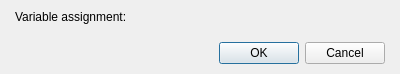
<?xml version="1.0" encoding="UTF-8"?>
<ui version="4.0">
 <class>DialogCommandInputNumber</class>
 <widget class="QDialog" name="DialogCommandInputNumber">
  <property name="geometry">
   <rect>
    <x>0</x>
    <y>0</y>
    <width>400</width>
    <height>74</height>
   </rect>
  </property>
  <property name="windowTitle">
   <string>Input number</string>
  </property>
  <layout class="QGridLayout" name="gridLayout">
   <property name="leftMargin">
    <number>15</number>
   </property>
   <property name="topMargin">
    <number>10</number>
   </property>
   <property name="rightMargin">
    <number>15</number>
   </property>
   <property name="bottomMargin">
    <number>10</number>
   </property>
   <item row="0" column="0">
    <layout class="QVBoxLayout" name="verticalLayout">
     <item>
      <layout class="QHBoxLayout" name="horizontalLayout">
       <item>
        <widget class="QLabel" name="label">
         <property name="text">
          <string>Variable assignment:</string>
         </property>
         <property name="buddy">
          <cstring>widgetVariable</cstring>
         </property>
        </widget>
       </item>
       <item>
        <widget class="WidgetVariableSwitch" name="widgetVariable" native="true"/>
       </item>
      </layout>
     </item>
     <item>
      <spacer name="verticalSpacer">
       <property name="orientation">
        <enum>Qt::Vertical</enum>
       </property>
       <property name="sizeHint" stdset="0">
        <size>
         <width>20</width>
         <height>40</height>
        </size>
       </property>
      </spacer>
     </item>
     <item>
      <widget class="QDialogButtonBox" name="buttonBox">
       <property name="orientation">
        <enum>Qt::Horizontal</enum>
       </property>
       <property name="standardButtons">
        <set>QDialogButtonBox::Cancel|QDialogButtonBox::Ok</set>
       </property>
      </widget>
     </item>
    </layout>
   </item>
  </layout>
 </widget>
 <customwidgets>
  <customwidget>
   <class>WidgetVariableSwitch</class>
   <extends>QWidget</extends>
   <header>widgetvariableswitch.h</header>
   <container>1</container>
  </customwidget>
 </customwidgets>
 <resources/>
 <connections>
  <connection>
   <sender>buttonBox</sender>
   <signal>accepted()</signal>
   <receiver>DialogCommandInputNumber</receiver>
   <slot>accept()</slot>
   <hints>
    <hint type="sourcelabel">
     <x>248</x>
     <y>254</y>
    </hint>
    <hint type="destinationlabel">
     <x>157</x>
     <y>274</y>
    </hint>
   </hints>
  </connection>
  <connection>
   <sender>buttonBox</sender>
   <signal>rejected()</signal>
   <receiver>DialogCommandInputNumber</receiver>
   <slot>reject()</slot>
   <hints>
    <hint type="sourcelabel">
     <x>316</x>
     <y>260</y>
    </hint>
    <hint type="destinationlabel">
     <x>286</x>
     <y>274</y>
    </hint>
   </hints>
  </connection>
 </connections>
</ui>
